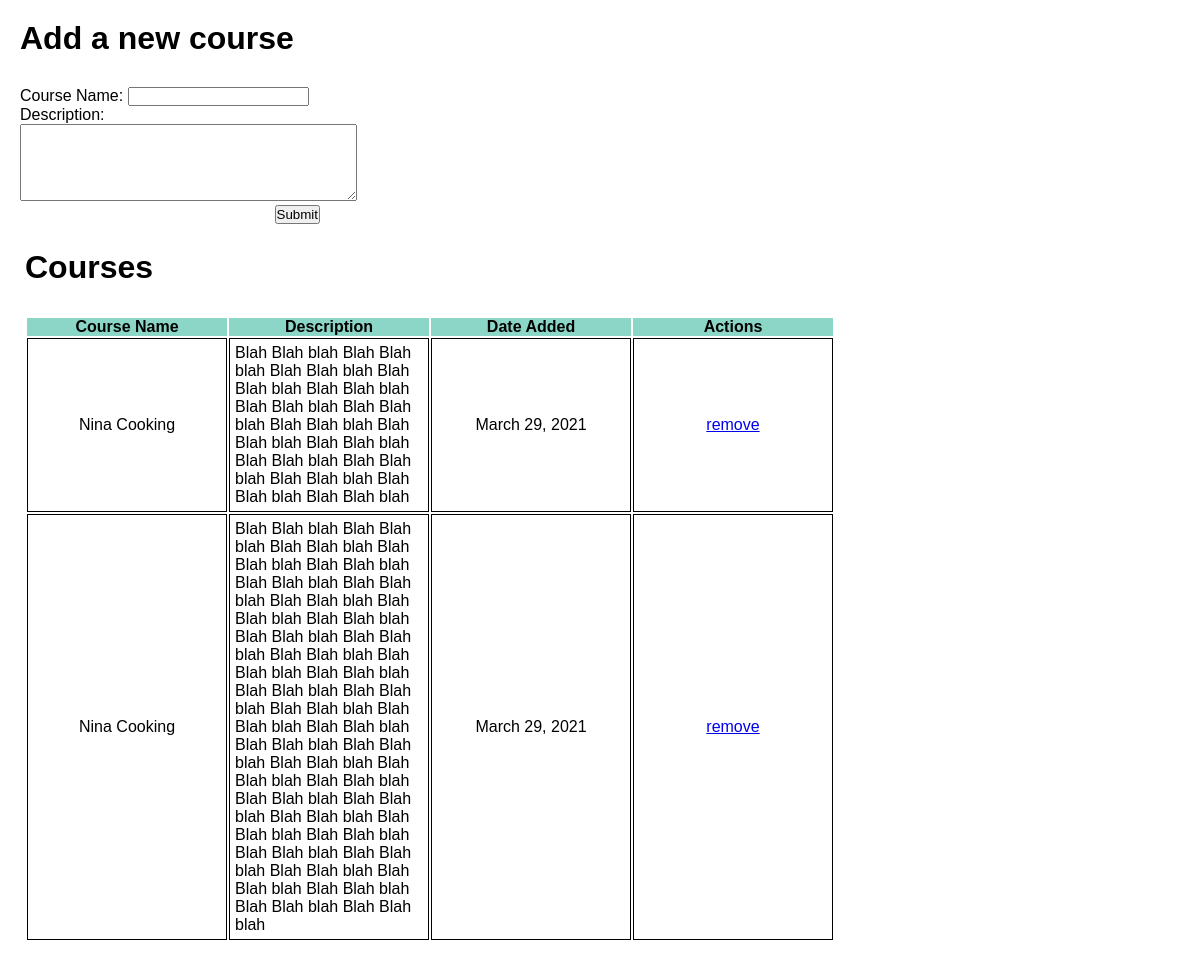
The page / on the database its author committed.
### courses/models.py (models this page shows)
class Course(models.Model):
    name=models.CharField(max_length=225)
    desc=models.TextField()
    add_date=models.DateField()
    created_at=models.DateTimeField(auto_now_add=True)
    updated_at=models.DateTimeField(auto_now=True)
    objects = CourseManager()

### courses/views.py (the view)
# urls.py: path('', views.add_course),
def add_course(request):
    context = {
        'courses': Course.objects.all()
    }
    return render(request, 'add_course.html', context)

### courses/templates/add_course.html (shortened to what this page needs)
<!DOCTYPE html>
<html lang="en">
<head>
    {% load static %}
    <link rel="stylesheet" href="{% static 'css/add_course.css' %}">
</head>
<body>
    <div id="input_course">
        <h1>Add a new course</h1>
        <form action="/create" method="POST">
            <label>Course Name:</label>
            <input type="text" name="course_name">
            <label>Description:</label>
            <textarea name="description" cols="40" rows="5"></textarea>
            <input type="submit" id="submit_button">
        </form>
    </div>
    <div id="course_info">
        <h1>Courses</h1>
        <table>
            <tr>
                <th>Course Name</th>
                <th>Description</th>
                <th>Date Added</th>
                <th>Actions</th>
            </tr>
            {% for course in courses %}
            <tr>
                <td id="name">{{course.name}}</td>
                <td id="desc">{{course.desc}}</td>
                <td id="date">{{course.add_date}}</td>
                <td id="action"><a href="courses/confirm/{{course.id}}">remove</a></td>
            </tr>
            {% endfor %}
        </table>
    </div>
</body>
</html>

### courses/static/css/add_course.css (style rules this page uses)
* { margin: 0; padding: 0; font-family:sans-serif; }
h1 { padding-bottom: 30px; }
#input_course { display: block; width: 350px; margin: 20px; }
#submit_button { display: block; margin-left: auto; margin-right: 50px; }
#course_info { margin: 20px; padding: 5px; }
table td { border: 1px solid black; width: auto; height: auto; }
th { background-color: #8bd6c7; width: 200px; }
#desc { padding: 5px; }
#name, #date, #action { text-align: center; }

### rows shown on the page
Course: name "Nina Cooking", desc "Blah Blah blah Blah Blah blah Blah Blah blah Blah Blah blah Blah Blah blah Blah Blah blah Blah Blah blah Blah Blah blah Blah Blah blah Blah Blah blah Blah Blah blah Blah Blah blah Blah Blah blah Blah Blah blah Blah Blah blah", add_date "March 29, 2021"
Course: name "Nina Cooking", desc "Blah Blah blah Blah Blah blah Blah Blah blah Blah Blah blah Blah Blah blah Blah Blah blah Blah Blah blah Blah Blah blah Blah Blah blah Blah Blah blah Blah Blah blah Blah Blah blah Blah Blah blah Blah Blah blah Blah Blah blah Blah Blah blah Blah Blah blah Blah Blah blah Blah Blah blah Blah Blah blah Blah Blah blah Blah Blah blah Blah Blah blah Blah Blah blah Blah Blah blah Blah Blah blah Blah Blah blah Blah Blah blah Blah Blah blah Blah Blah blah Blah Blah blah Blah Blah blah Blah Blah blah Blah Blah blah Blah Blah blah Blah Blah blah Blah Blah blah", add_date "March 29, 2021"
